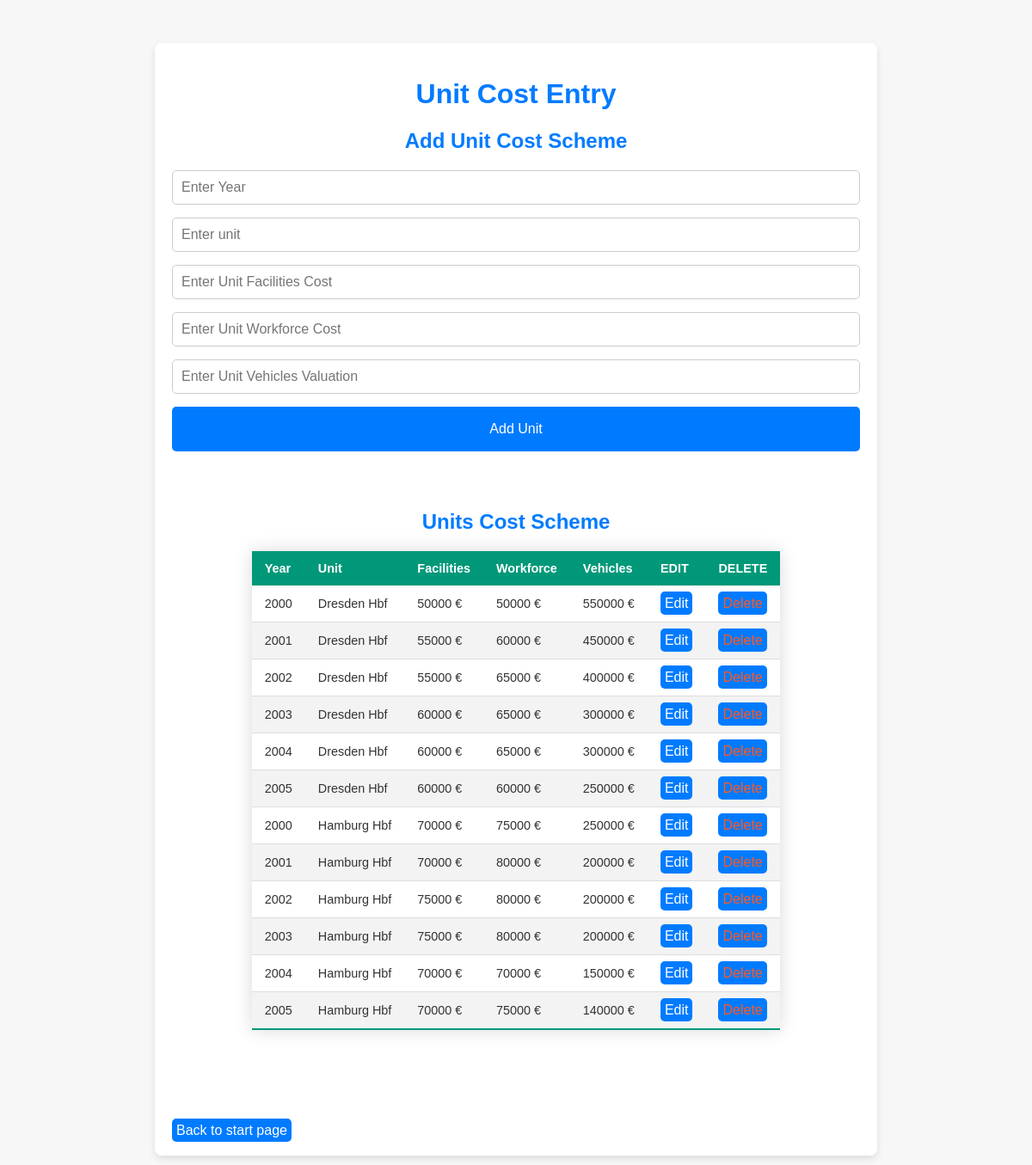
The page /business_unit_cost_watch on the database its author committed.
### tables this page shows
CREATE TABLE "units" (
	"id"	INTEGER,
	"year"	TEXT,
	"unit"	TEXT,
	"facilities"	INTEGER,
	"workforce"	INTEGER,
	"vehicles"	INTEGER,
	PRIMARY KEY("id" AUTOINCREMENT)
);

### main.py (the view)
@app.route('/business_unit_cost_watch')
def business_unit_cost_watch(name=None):
    units = get_units()
    return render_template('business_unit_cost_watch.html', units=units)

### main.py (called while the page is built)
def get_units():
    conn=sql.connect('./database.db')
    cursor=conn.cursor()
    cursor.execute('SELECT * FROM units')
    units = cursor.fetchall()
    conn.close()
    return units

### templates/business_unit_cost_watch.html (shortened to what this page needs)
<!DOCTYPE html>
<html lang="en">
<head>
    <link rel="stylesheet" href="{{ url_for('static', filename='styles.css') }}">
</head>
<body>
    <div class="container">
        <h1>Unit Cost Entry</h1>
        <h2>Add Unit Cost Scheme</h2>
        <form action="/add_unit" method="POST">
            <input type="number" id="year" name="year" placeholder="Enter Year" required>
            <input type="text" id="unit" name="unit" placeholder="Enter unit" required>
            <input type="number" id="facilities" name="facilities" placeholder="Enter Unit Facilities Cost" required>
            <input type="number" id="workforce" name="workforce" placeholder="Enter Unit Workforce Cost" required>
            <input type="number" id="vehicles" name="vehicles" placeholder="Enter Unit Vehicles Valuation" required>
            <button type="submit">Add Unit</button>
        </form>
        <br>
        <h2>Units Cost Scheme</h2>
                <table class="styled-table">
                    <thead>
                        <tr>
                            <th>Year</th>
                            <th>Unit</th>
                            <th>Facilities</th>
                            <th>Workforce</th>
                            <th>Vehicles</th>
                            <th>EDIT</th>
                            <th>DELETE</th>
                        </tr>
                    </thead>
                    <tbody>
                        {% for unit in units %}
                        <tr>
                            <td>{{ unit[1] }}</td>
                            <td>{{ unit[2] }}</td>
                            <td>{{ unit[3] }}&nbsp;€</td>
                            <td>{{ unit[4] }}&nbsp;€</td>
                            <td>{{ unit[5] }}&nbsp;€</td>
                            <td>
                                <a href="{{ url_for('update_cost_unit_route', id=unit[0]) }}">Edit</a>
                            </td>
                            <td>
                                <a href="{{ url_for('delete_unit_route', id=unit[0]) }}" class="delete-link">Delete</a>
                            </td>
                        </tr>
                        {% endfor %}
                    </tbody>
                </table>
        <br>
        <br>
        <br>
        <br>
        <br>
        <br>
        <a href="{{ url_for('start_page') }}">Back to start page</a>
    </div>
</body>
</html>

### static/styles.css (style rules this page uses)
body { font-family: 'Arial', sans-serif; background-color: #f7f7f7; color: #333; margin: 0; padding: 0; }
.container { max-width: 800px; margin: 50px auto; padding: 20px; background-color: #fff; border-radius: 8px; box-shadow: 0 4px 8px rgba(0, 0, 0, 0.1); }
h1, h2 { text-align: center; color: #007BFF; }
form { display: flex; flex-direction: column; gap: 15px; margin-bottom: 30px; }
input[type="text"], input[type="number"] { padding: 10px; font-size: 16px; border: 1px solid #ccc; border-radius: 5px; width: 100%; box-sizing: border-box; }
button { padding: 17px; font-size: 16px; background-color: #007BFF; color: #fff; border: none; border-radius: 5px; cursor: pointer; transition: background-color 0.3s ease; }
a { padding: 5px; font-size: 16px; background-color: #007BFF; color: #fff; border: none; border-radius: 5px; cursor: pointer; transition: background-color 0.3s ease; text-decoration: none !important; }
.delete-link { color: #FF5722; }
.styled-table { border-collapse: collapse; font-size: 0.9em; font-family: sans-serif; min-width: 400px; box-shadow: 0 0 20px rgba(0, 0, 0, 0.15); margin-left: auto; margin-right: auto; }
.styled-table thead tr { background-color: #009879; color: #ffffff; text-align: left; }
.styled-table th, .styled-table td { padding: 12px 15px; }
.styled-table tbody tr { border-bottom: 1px solid #dddddd; }
.styled-table tbody tr:nth-of-type(even) { background-color: #f3f3f3; }
.styled-table tbody tr:last-of-type { border-bottom: 2px solid #009879; }

### rows shown on the page
units: year "2000", unit "Dresden Hbf", facilities "50000", workforce "50000", vehicles "550000"
units: year "2001", unit "Dresden Hbf", facilities "55000", workforce "60000", vehicles "450000"
units: year "2002", unit "Dresden Hbf", facilities "55000", workforce "65000", vehicles "400000"
units: year "2003", unit "Dresden Hbf", facilities "60000", workforce "65000", vehicles "300000"
units: year "2004", unit "Dresden Hbf", facilities "60000", workforce "65000", vehicles "300000"
units: year "2005", unit "Dresden Hbf", facilities "60000", workforce "60000", vehicles "250000"
units: year "2000", unit "Hamburg Hbf", facilities "70000", workforce "75000", vehicles "250000"
units: year "2001", unit "Hamburg Hbf", facilities "70000", workforce "80000", vehicles "200000"
units: year "2002", unit "Hamburg Hbf", facilities "75000", workforce "80000", vehicles "200000"
units: year "2003", unit "Hamburg Hbf", facilities "75000", workforce "80000", vehicles "200000"
units: year "2004", unit "Hamburg Hbf", facilities "70000", workforce "70000", vehicles "150000"
units: year "2005", unit "Hamburg Hbf", facilities "70000", workforce "75000", vehicles "140000"
